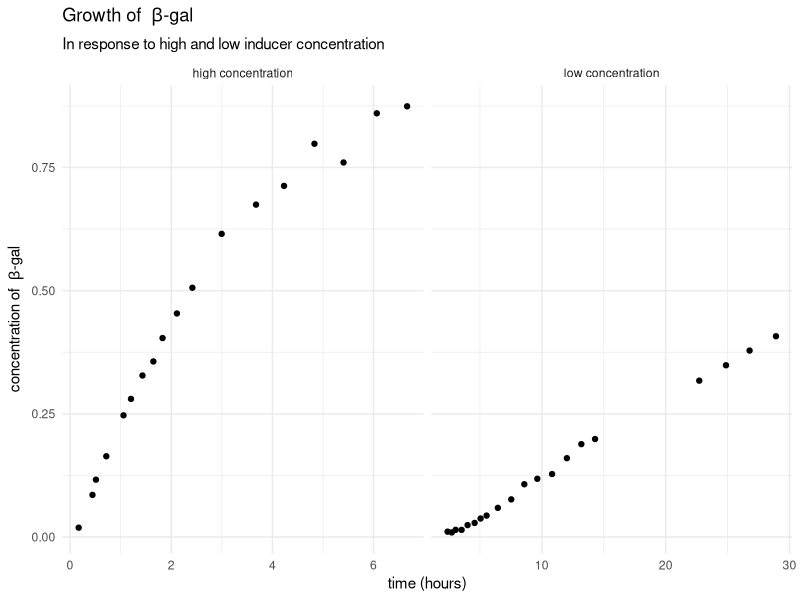
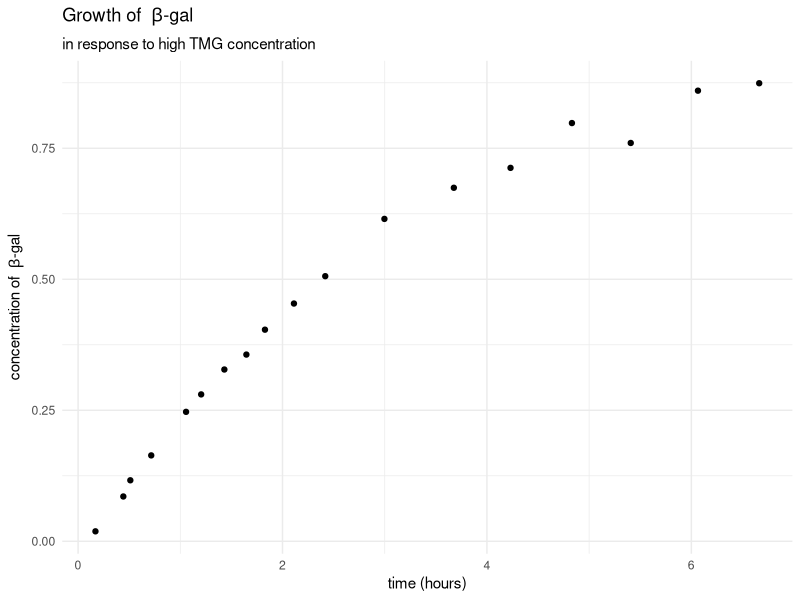
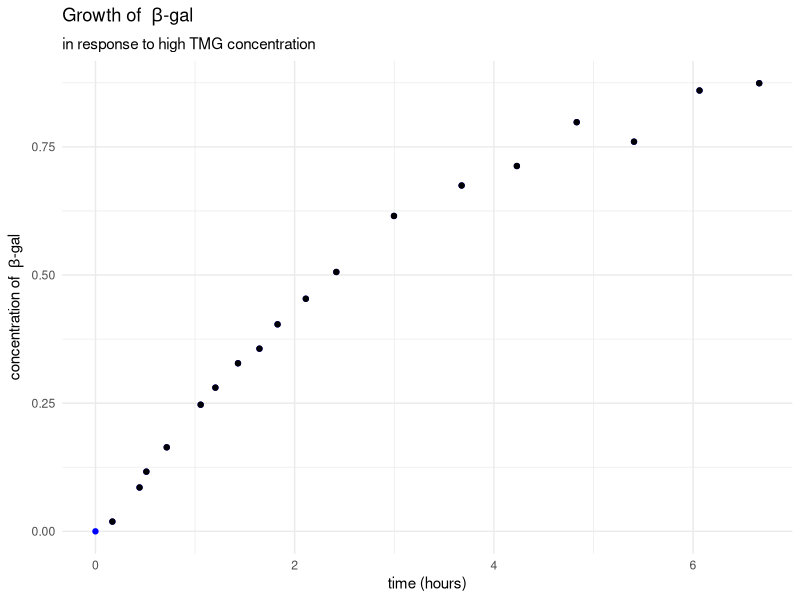
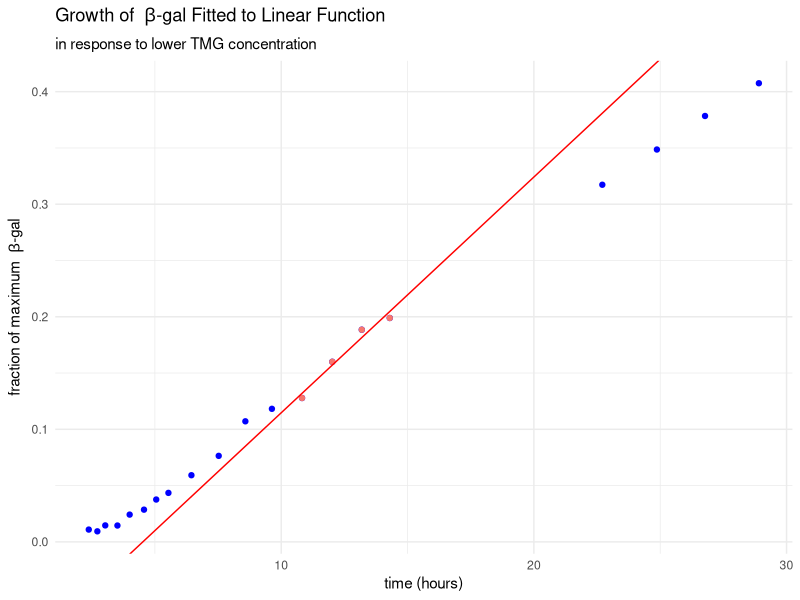
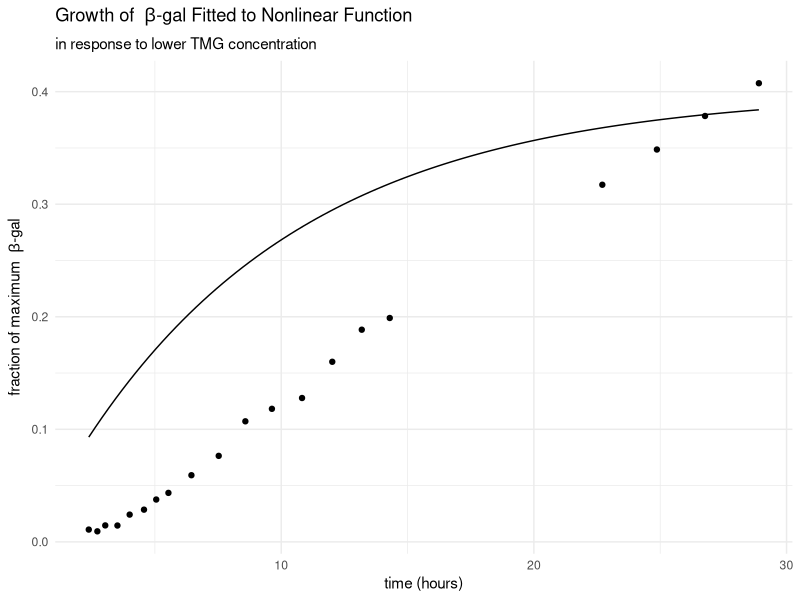
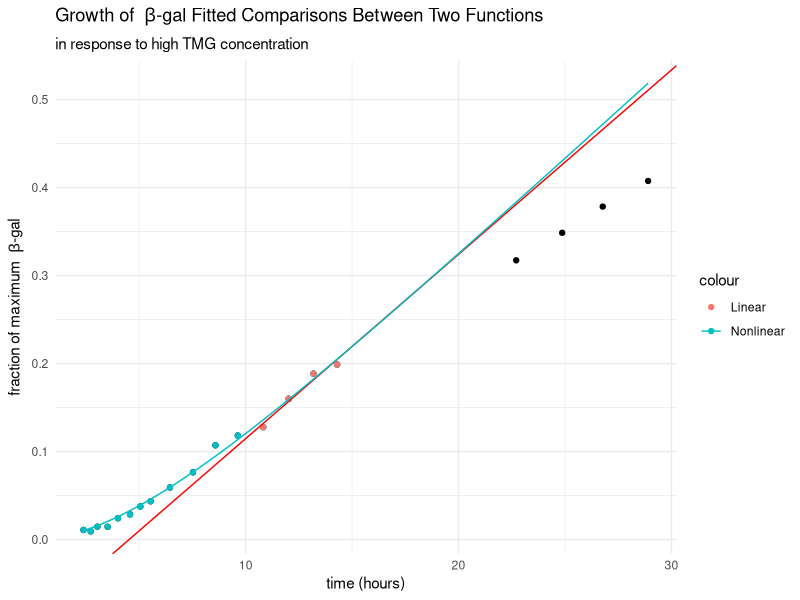

These figures' R source, in order:
## ---- chunk 1
knitr::opts_chunk$set(echo = FALSE)
library(tidyverse)
library(glue)
library(knitr)
theme_set(theme_minimal())

## ---- chunk 2
#import A;
novick_a <- read.csv("data/g149novickA.csv", header = FALSE) 
novick_a <- novick_a %>%   
  # separate columns and add titles;
  separate_wider_delim(1, ",", names = c("t", "concentration")) %>%
  # render as number
  mutate_if(is.character, as.numeric)
  # show result
kable(signif(novick_a, 3))

#import B; 
novick_b <- read.csv("data/g149novickB.csv", header = FALSE) 
novick_b <- novick_b %>%   
  # separate columns and add titles;
  separate_wider_delim(1, ",", names = c("t", "concentration")) %>% 
  # render as number
  mutate_if(is.character, as.numeric) 
  # show result
kable(signif(novick_b, 3))

## ---- chunk 3

# combine both datasets
data_comb <- novick_a %>% 
  mutate(data = "high concentration") %>%
  rbind(mutate(novick_b, data = "low concentration"))
  

data_comb %>%
  ggplot(aes(x = t, y = concentration)) +
  labs(
    title = expression(paste("Growth of  ", beta, "-gal")), 
    subtitle = "In response to high and low inducer concentration",
    x = "time (hours)", 
    y = expression(paste("concentration of  ", beta, "-gal"))
  ) + geom_point() +
  facet_wrap(~data_comb$data, scales = "free_x")

## ---- chunk 4
#define function
growth_a <- function (t, ampl, tau) (ampl*(1- exp(-(t/tau))))
  
#fit function without (0,0)
a_q2_fn <- nls(novick_a$concentration ~ growth_a(t, ampl, tau), data = novick_a, start = list(ampl = 1.26, tau = 2.62))

# store coefficients
coef_a2 <- data.frame(values = signif(coef(a_q2_fn), 4), data = "dataset A")

# plot fitted curve over data
novick_a %>%
  ggplot(aes(x = t, y = concentration)) + 
  geom_point(data = novick_a) + 
  labs( 
    title = expression(paste("Growth of  ", beta, "-gal")), 
    subtitle = "in response to high TMG concentration", 
    x = "time (hours)", 
    y = expression(paste("concentration of  ", beta, "-gal"))
  )+
  stat_function(fun = growth_a, 
                args = c(ampl = coef_a2[[1]], 
                         tau = coef_a2[[2]]))
kable(coef_a2)
## ---- chunk 5

#fit data with (0,0)

# add (0,0) to data
a_q3_df <- novick_a %>%
  rbind(c(0,0))
# fit data again
a_q3_fit <- nls(a_q3_df$concentration ~ growth_a(t, ampl, tau), data = a_q3_df, start = list(ampl = 1.26, tau = 2.62))

coef_a3 <- data.frame(values = signif(coef(a_q3_fit), 4), data = "with (0,0)")
coef_comp <- coef_a2 %>% 
  rbind (coef_a3) 

kable(data.frame(values = signif(coef(a_q2_fn), 4)))
# plot new fitted curve over data
a_q3_df %>%
  ggplot(aes(x = t, y = concentration)) + 
  geom_point(color = "blue")+
  geom_point(data = novick_a) + 
  labs( 
    title = expression(paste("Growth of  ", beta, "-gal")), 
    subtitle = "in response to high TMG concentration", 
    x = "time (hours)", 
    y = expression(paste("concentration of  ", beta, "-gal"))
  )+
  stat_function(fun = growth_a, 
                args = c(ampl = coef_a3[[1]], 
                         tau = coef_a3[[2]]))
kable(coef_comp)
print(summary(a_q3_fit))

## predict and calculate MSE for model
a_q3_pred <- predict(a_q3_fit, newdata = data.frame(t = a_q3_df$t))
a_q3_mse <- mean((a_q3_df$concentration - a_q3_pred)^2)

## ---- chunk 6
# get data for 10<=t<=15
b_q2 <- novick_b %>% 
  filter(t >= 10) %>% 
  filter(t <= 15)
# fit straight line for 10<= t <= 15

b_q2_fit <- lm(b_q2$concentration ~ b_q2$t)
coef_b2 <- coef(b_q2_fit)
b_q2_summ <- summary(b_q2_fit)

print(coef_b2)

  # plot
novick_b %>%
  ggplot(aes(x = t, y = concentration)) + 
  geom_point(color = "blue") + 
  geom_point(data = b_q2, aes(color = "red"))+ 
  labs(
    title = expression(paste("Growth of  ", beta, 
                             "-gal Fitted to Linear Function")), 
    subtitle = "in response to lower TMG concentration", 
    x = "time (hours)", 
    y = expression(paste("fraction of maximum  ", beta, "-gal"))
  ) + 
  geom_abline(color = "red",
    intercept = coef_b2[[1]], 
    slope = coef_b2[[2]])  + 
  theme(legend.position = "none")

# compare fit
print(b_q2_summ)

# fit same line over the entire dataset
# predict with linear model with entire dataset
b_q2_pred <- predict(b_q2_fit, newdata = data.frame(t = b_q2$t))
b_q2_mse <- mean((b_q2$concentration - b_q2_pred)^2)

b_q2_pred_all <- predict(b_q2_fit, newdata = data.frame(t = novick_b$t))
b_q2_mse_all <- mean((novick_b$concentration - b_q2_pred_all)^2)

tibble(MSE = c(b_q2_mse, b_q2_mse_all)) %>%
  signif(3) %>%
  mutate(data = c("10<= t <= 15", "entire dataset")) %>%
  print()


## ---- chunk 7
# fit function from a
# define function
growth_b3 <- function (t, ampl, tau) (ampl*(1- exp(-(t/tau))))

# generate an example function
# downscale function from A

# plot the fitted function
novick_b %>%
  ggplot(aes(x = t, y = concentration)) + 
  geom_point() + 
  labs( 
    title = expression(paste("Growth of  ", beta, 
                             "-gal Fitted to Nonlinear Function")), 
    subtitle = "in response to lower TMG concentration", 
    x = "time (hours)", 
    y = expression(paste("fraction of maximum  ", beta, "-gal"))
  )  +
  stat_function(fun = growth_b3, 
                args = c(ampl = 0.4, 
                         tau = 9))
## ---- chunk 8
# Separate data for t<= 15

b_q4_df <- novick_b %>%
  filter(t <= 15)


# define function
growth_b4 <- function (t, beta, tau) (beta * (-1 + t/tau + exp(-t/tau)))

# fit function
b_q4 <- nls(b_q4_df$concentration ~ growth_b4(t, beta, tau), 
            data = b_q4_df, start = list(beta = 1, tau = 4))

coef_b4 <- coef(b_q4)

# plot the new fitted function
# the data of t>15 is in blue and the rest is in red

b_q4_df %>%
  ggplot(aes(x = t, y = concentration)) +
  geom_point(data = novick_b, color = "black")+
  geom_point(aes(color = 'Nonlinear'))+
  geom_point(data = b_q2, aes(color = 'Linear')) + 
  labs( 
    title = expression(paste("Growth of  ", beta, 
                             "-gal Fitted Comparisons Between Two Functions")), 
    subtitle = "in response to high TMG concentration", 
    x = "time (hours)", 
    y = expression(paste("fraction of maximum  ", beta, "-gal"))
    ) +
  geom_abline(color = "red", 
              intercept = coef_b2[[1]], 
              slope = coef_b2[[2]]) +
  stat_function(aes(color = 'Nonlinear'), 
                fun = growth_b4, 
                args = c(beta = coef_b4[[1]], 
                         tau = coef_b4[[2]]))

b_q4 %>% 
  summary() %>%
  print()
